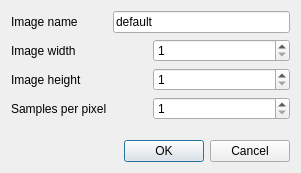
<?xml version="1.0" encoding="UTF-8"?>
<ui version="4.0">
 <class>TaskSpecDialog</class>
 <widget class="QDialog" name="TaskSpecDialog">
  <property name="windowModality">
   <enum>Qt::WindowModal</enum>
  </property>
  <property name="geometry">
   <rect>
    <x>0</x>
    <y>0</y>
    <width>301</width>
    <height>173</height>
   </rect>
  </property>
  <property name="windowTitle">
   <string>Taks specification dialog</string>
  </property>
  <layout class="QVBoxLayout" name="verticalLayout_2">
   <item>
    <layout class="QVBoxLayout" name="verticalLayout">
     <item>
      <layout class="QGridLayout" name="gridLayout">
       <property name="topMargin">
        <number>0</number>
       </property>
       <item row="3" column="0">
        <widget class="QLabel" name="label_3">
         <property name="text">
          <string>Samples per pixel</string>
         </property>
        </widget>
       </item>
       <item row="1" column="0">
        <widget class="QLabel" name="label">
         <property name="text">
          <string>Image width</string>
         </property>
        </widget>
       </item>
       <item row="2" column="0">
        <widget class="QLabel" name="label_2">
         <property name="text">
          <string>Image height</string>
         </property>
        </widget>
       </item>
       <item row="0" column="0">
        <widget class="QLabel" name="label_4">
         <property name="text">
          <string>Image name</string>
         </property>
        </widget>
       </item>
       <item row="0" column="1">
        <widget class="QLineEdit" name="imgNameInput">
         <property name="text">
          <string>default</string>
         </property>
         <property name="alignment">
          <set>Qt::AlignLeading|Qt::AlignLeft|Qt::AlignVCenter</set>
         </property>
        </widget>
       </item>
       <item row="1" column="1">
        <layout class="QHBoxLayout" name="horizontalLayout">
         <item>
          <spacer name="horizontalSpacer">
           <property name="orientation">
            <enum>Qt::Horizontal</enum>
           </property>
           <property name="sizeType">
            <enum>QSizePolicy::Preferred</enum>
           </property>
           <property name="sizeHint" stdset="0">
            <size>
             <width>40</width>
             <height>20</height>
            </size>
           </property>
          </spacer>
         </item>
         <item>
          <widget class="QSpinBox" name="widthSpinBox">
           <property name="minimum">
            <number>1</number>
           </property>
           <property name="maximum">
            <number>10000</number>
           </property>
           <property name="singleStep">
            <number>25</number>
           </property>
           <property name="value">
            <number>1</number>
           </property>
          </widget>
         </item>
        </layout>
       </item>
       <item row="2" column="1">
        <layout class="QHBoxLayout" name="horizontalLayout_2">
         <item>
          <spacer name="horizontalSpacer_2">
           <property name="orientation">
            <enum>Qt::Horizontal</enum>
           </property>
           <property name="sizeType">
            <enum>QSizePolicy::Preferred</enum>
           </property>
           <property name="sizeHint" stdset="0">
            <size>
             <width>40</width>
             <height>20</height>
            </size>
           </property>
          </spacer>
         </item>
         <item>
          <widget class="QSpinBox" name="heightSpinBox">
           <property name="minimum">
            <number>1</number>
           </property>
           <property name="maximum">
            <number>10000</number>
           </property>
           <property name="singleStep">
            <number>25</number>
           </property>
           <property name="value">
            <number>1</number>
           </property>
          </widget>
         </item>
        </layout>
       </item>
       <item row="3" column="1">
        <layout class="QHBoxLayout" name="horizontalLayout_3">
         <item>
          <spacer name="horizontalSpacer_3">
           <property name="orientation">
            <enum>Qt::Horizontal</enum>
           </property>
           <property name="sizeType">
            <enum>QSizePolicy::Preferred</enum>
           </property>
           <property name="sizeHint" stdset="0">
            <size>
             <width>40</width>
             <height>20</height>
            </size>
           </property>
          </spacer>
         </item>
         <item>
          <widget class="QSpinBox" name="samplesPerPixelSpinBox">
           <property name="minimum">
            <number>1</number>
           </property>
           <property name="maximum">
            <number>100000</number>
           </property>
           <property name="singleStep">
            <number>10</number>
           </property>
          </widget>
         </item>
        </layout>
       </item>
      </layout>
     </item>
     <item>
      <spacer name="verticalSpacer">
       <property name="orientation">
        <enum>Qt::Vertical</enum>
       </property>
       <property name="sizeHint" stdset="0">
        <size>
         <width>20</width>
         <height>40</height>
        </size>
       </property>
      </spacer>
     </item>
     <item>
      <widget class="QDialogButtonBox" name="buttonBox">
       <property name="orientation">
        <enum>Qt::Horizontal</enum>
       </property>
       <property name="standardButtons">
        <set>QDialogButtonBox::Cancel|QDialogButtonBox::Ok</set>
       </property>
      </widget>
     </item>
    </layout>
   </item>
  </layout>
 </widget>
 <resources/>
 <connections>
  <connection>
   <sender>buttonBox</sender>
   <signal>accepted()</signal>
   <receiver>TaskSpecDialog</receiver>
   <slot>accept()</slot>
   <hints>
    <hint type="sourcelabel">
     <x>248</x>
     <y>254</y>
    </hint>
    <hint type="destinationlabel">
     <x>157</x>
     <y>274</y>
    </hint>
   </hints>
  </connection>
  <connection>
   <sender>buttonBox</sender>
   <signal>rejected()</signal>
   <receiver>TaskSpecDialog</receiver>
   <slot>reject()</slot>
   <hints>
    <hint type="sourcelabel">
     <x>316</x>
     <y>260</y>
    </hint>
    <hint type="destinationlabel">
     <x>286</x>
     <y>274</y>
    </hint>
   </hints>
  </connection>
 </connections>
</ui>
